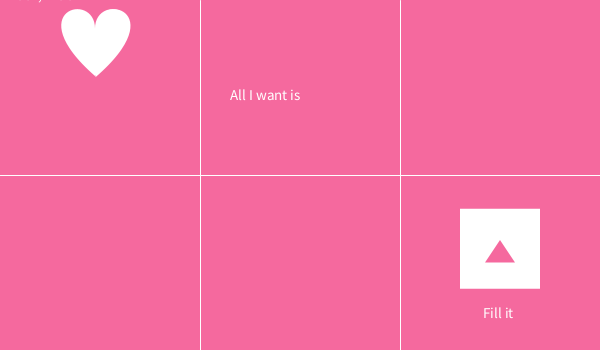
Frame 1 (no input)
Frame 60 (the mouse pressed at the canvas centre just before this capture): identical to frame 1, image omitted
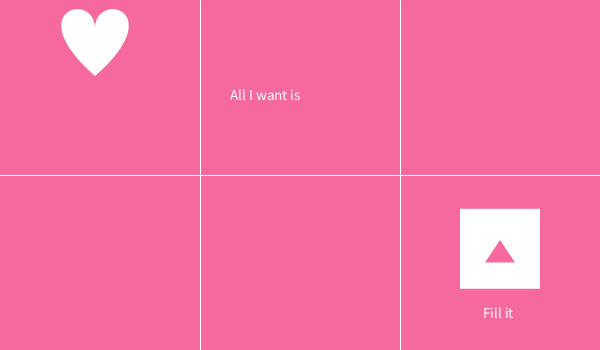
Frame 120 (the mouse held since frame 60 and released just before this capture)

The Processing sketch that drew these frames (run headless with seeded random() and noise(); from frame 60 on, the mouse is pressed at the canvas centre):

// Processing sketch: processing_186215
// ── processing_186215.pde

int onethirdofwidth= 600/3;
int onehalfofheight=350/2;
void setup() {
  size(600,350);
  stroke(225,240,245);  
}

void draw(){
background(245,105,158);
smooth();
noStroke();
fill(255);
beginShape();
vertex(50*1.9, 15*1.9); 
bezierVertex(50*1.9, -5*1.9, 90*1.9, 5*1.9, 50*1.9, 40*1.9); 
vertex(50*1.9, 15*1.9); 
bezierVertex(50*1.9, -5*1.9, 10*1.9, 5*1.9, 50*1.9, 40*1.9); 
endShape();

//the rect in 6  
fill(255);
rect(460,208.75,80,80);

//the triangle in 6
  fill(245,105,158);
  triangle(500,240,485,262.5,515,262.5);

//if the mouse is on the 1
  if (mouseX<width/3)
  if(mouseY<height/2){
fill(255);
  textSize(15);
  text("knock,knock",mouseX,mouseY);
//draw a heart
smooth();
noStroke();
fill(255);
beginShape();
vertex(50*1.91, 15*1.91); 
bezierVertex(50*1.93, -5*1.91, 90*1.93, 5*1.91, 50*1.91, 40*1.93); 
vertex(50*1.91, 15*1.91); 
bezierVertex(50*1.93, -5*1.91, 90*1.93, 5*1.91, 50*1.91, 40*1.93); 
endShape();
  }

//if the mouse is on the 2

  if (mouseX>width/3)
  if (mouseX<width/3*2)
  if(mouseY<height/2){
fill(255);
textSize(15);
//you
text("( You.  )",320,100);
   
}
//if the mouse is on the 3.1
  if (mouseX>width/3*2)
  if(mouseY<height/2){
fill(255);
textSize(15);
//you
text("you.",420,100);
text("(         )",320,100);
  }
  
//if the mouse is on the 4.1
  if (mouseX<width/9)
  if(mouseY>height/2){
fill(255);
triangle(mouseX, mouseY,mouseX-15,mouseY+23,mouseX+15,mouseY+23);
  }   

//if the mouse is on the 4.2
  if (mouseX<width/9*2)
  if (mouseX>width/9)
  if(mouseY>height/2){
fill(255);
triangle(mouseX, mouseY,mouseX+27,mouseY,mouseX+13.5,mouseY+25);
  }   

//if the mouse is on the 4.3
  if (mouseX<width/9*3)
  if (mouseX>width/9*2)
  if(mouseY>height/2){
fill(255);
triangle(mouseX, mouseY,mouseX-15,mouseY+23,mouseX+15,mouseY+23);
  }   

//if the mouse is on the 5.1
  if (mouseX<width/9*4)
  if (mouseX>width/9*3)
  if(mouseY>height/2){
fill(255);
rect(mouseX, mouseY, 24, 24);
  }   
  
//if the mouse is on the 5.2
  if (mouseX<width/9*5)
  if (mouseX>width/9*4)
  if(mouseY>height/2){
fill(255);
triangle(mouseX, mouseY,mouseX-15,mouseY+23,mouseX+15,mouseY+23);
  }  

//if the mouse is on the 5.3
  if (mouseX<width/9*6)
  if (mouseX>width/9*5)
  if(mouseY>height/2){
fill(255);
triangle(mouseX, mouseY,mouseX+27,mouseY,mouseX+13.5,mouseY+25);
  }  

//if the mouse is on the 6.1&6.2
  if (mouseX<width/9*9)
  if (mouseX>width/9*6)
  if(mouseY>height/2){
fill(255);
triangle(mouseX, mouseY,mouseX-15,mouseY+23,mouseX+15,mouseY+23);
  }  
  

//2
  fill(255);
  textSize(15);
  text("All I want is",230,100);
  
  fill(255);
  textSize(15);
  text("Fill it",483,318);
  
  stroke(255);
  line(width/3,0,width/3,height);
  line(0,height/2,width,height/2);
  line(0,height/2,width,height/2);
  line(width/3*2,0,width/3*2,height);

//if it gets filled
 if (mouseX<500.1)
 if (mouseX>499.9)
 if (mouseY<240.1)
 if (mouseY>239.9){
 fill(255);
rect(0, 0, 600, 350);
fill(188,30,30);
textSize(18);
text("Happy Valentine's, Andy",186,180);
 }

}
